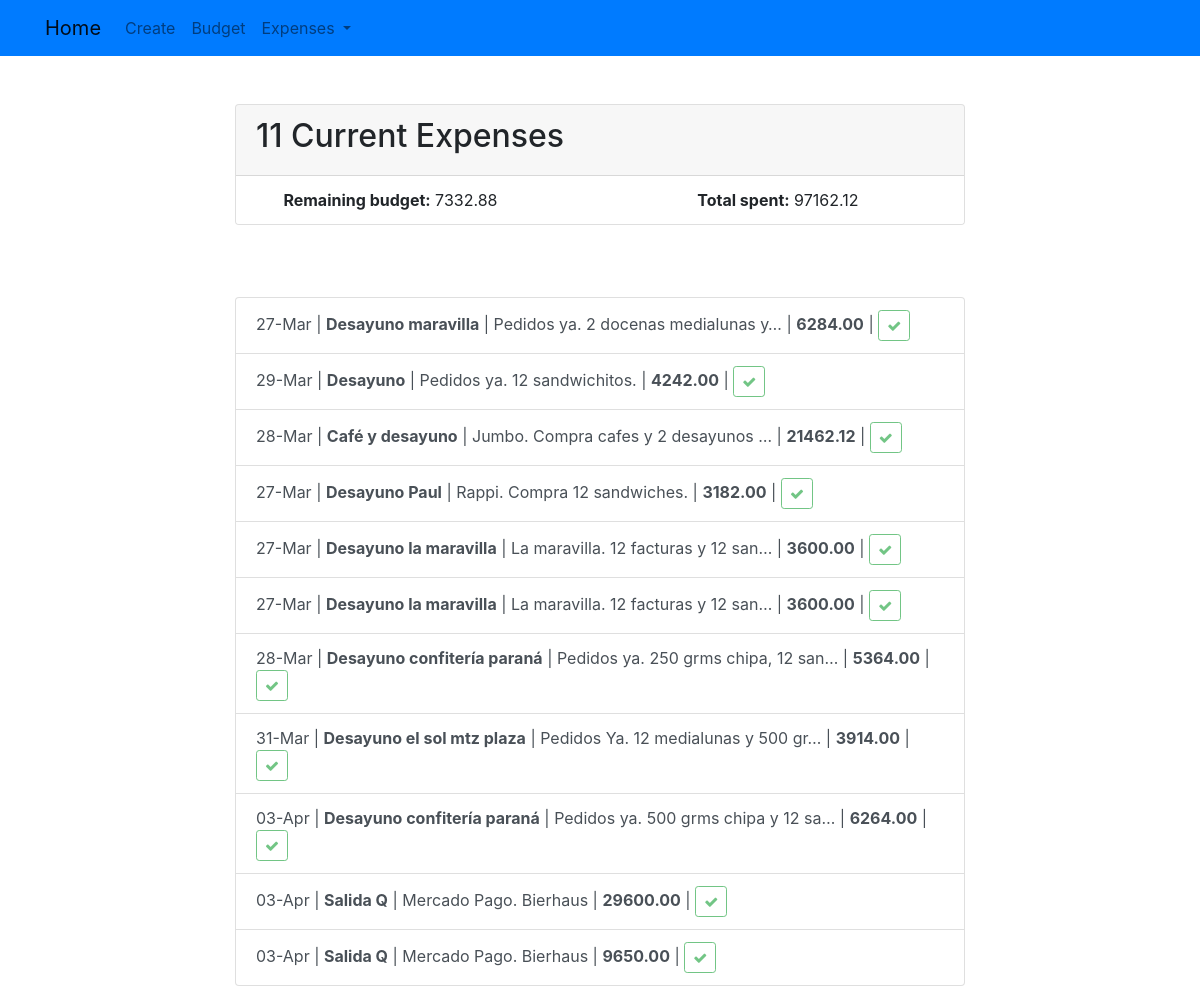
/1Qexpenses/, run on the app's committed database.
### tracker/models.py (models this page shows, shortened)
class Expense(models.Model):
    quarter = models.CharField(max_length=2)
    title = models.CharField(max_length=100)
    description = models.TextField(blank=True)
    created = models.DateField(auto_now_add=True)
    monto = models.DecimalField(max_digits=7, decimal_places=2, default=00000.00)
    rendido = models.BooleanField(default=False)

### tracker/views.py (the view)
# urls.py: path('1Qexpenses/', views.Q1expense, name="Q1expense"),
def Q1expense(request):
	quarter="1Q"
	budg = get_object_or_404(qBudget, quarter=quarter)
	qbudget = budg.budget * budg.tc
	expenses = Expense.objects.filter(quarter=quarter)
	expamt = Expense.objects.filter(quarter=quarter).aggregate(Sum('monto'))
	exp_amt = expamt['monto__sum']
	if exp_amt is not None:
		qbudgetfinal = qbudget - exp_amt
	else:
		qbudgetfinal = qbudget
		exp_amt = 0
	params={'expenses':expenses, 'budget':qbudgetfinal, 'spent':exp_amt}
	return render(request, "tracker/currentexpense.html", params)

### tracker/templates/tracker/currentexpense.html
{% extends 'tracker/base.html' %}
{% block content %}
    <div class="row justify-content-center mt-5">
        <div class="col-md-8">
            <div class="card">
              <div class="card-header">
                        {% if expenses %}
                             <h2>{{ expenses.count }} Current Expense{{ expenses.count|pluralize }}</h2>
                        {% else %}
                                       Current Expenses
                        {% endif %}
              </div>
              <ul class="list-group list-group-flush">
                <li class="list-group-item">
                {% if budget %}
                <div class="row">
                <div class="col-md-6">
                    <div class="offset-md-1"><b>Remaining budget:</b> {{ budget|floatformat:2 }}
                {% endif %}</div></div><div class="col-md-6">{% if spent %}  <div class="offset-md-3"><b>Total spent:</b> {{ spent|floatformat:2 }}</div></div></div>
                {% endif %}
                </li>
              </ul>
            </div>
        </div>
    </div>
    <br>
    <div class="row justify-content-center mt-5">
        <div class="col-md-8">
        {% if expenses %}
            <div class="list-group">
                {% for expense in expenses %}
                {% if expense.rendido %}
                    <a href="{% url 'expense' expense.id %}" class="list-group-item list-group-item-action">{{ expense.created|date:"d-M" }} | <b>{{ expense.title }}</b>{% if expense.description %} | {{ expense.description|truncatechars:35 }}{% endif %} | <b>{{ expense.monto }}</b> | <button class="btn btn-outline-success btn-sm" disabled><i class="fa fa-check"></i></button></a>
                {% else %}
                    <a href="{% url 'expense' expense.id %}" class="list-group-item list-group-item-action">{{ expense.created|date:"d-M" }} | <b>{{ expense.title }}</b>{% if expense.description %} | {{ expense.description|truncatechars:40 }}{% endif %} | <b>{{ expense.monto }}</b></a>
                {% endif %}
                {% endfor %}
            </div>
        {% else %}
            <div class="text-center">
                <h2>Looks like you don't have any expenses for the Q yet!</h2>
            <br>
            <a role="button" class="btn btn-primary" href="{% url 'tracker' %}">New Expense</a>
            </div>
        {% endif %}
        </div>
    </div>
{% endblock %}

### data on the page
Expense: created "27-Mar", title "Desayuno maravilla", description "Pedidos ya. 2 docenas medialunas y…", monto "6284.00"
Expense: created "29-Mar", title "Desayuno", description "Pedidos ya. 12 sandwichitos.", monto "4242.00"
Expense: created "28-Mar", title "Café y desayuno", description "Jumbo. Compra cafes y 2 desayunos …", monto "21462.12"
Expense: created "27-Mar", title "Desayuno Paul", description "Rappi. Compra 12 sandwiches.", monto "3182.00"
Expense: created "27-Mar", title "Desayuno la maravilla", description "La maravilla. 12 facturas y 12 san…", monto "3600.00"
Expense: created "27-Mar", title "Desayuno la maravilla", description "La maravilla. 12 facturas y 12 san…", monto "3600.00"
Expense: created "28-Mar", title "Desayuno confitería paraná", description "Pedidos ya. 250 grms chipa, 12 san…", monto "5364.00"
Expense: created "31-Mar", title "Desayuno el sol mtz plaza", description "Pedidos Ya. 12 medialunas y 500 gr…", monto "3914.00"
Expense: created "03-Apr", title "Desayuno confitería paraná", description "Pedidos ya. 500 grms chipa y 12 sa…", monto "6264.00"
Expense: created "03-Apr", title "Salida Q", description "Mercado Pago. Bierhaus", monto "29600.00"
Expense: created "03-Apr", title "Salida Q", description "Mercado Pago. Bierhaus", monto "9650.00"

### other printed values
{{ expenses.count }} "11"
{{ budget|floatformat:2 }} "7332.88"
{{ spent|floatformat:2 }} "97162.12"
